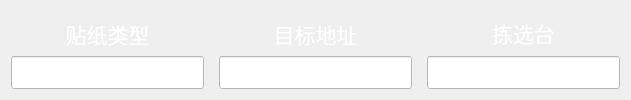
                  <widget class="QWidget" name="page_9">
                   <layout class="QGridLayout" name="gridLayout_4">
                    <item row="0" column="0">
                     <layout class="QHBoxLayout" name="horizontalLayout_5" stretch="1,1,1">
                      <property name="spacing">
                       <number>15</number>
                      </property>
                      <item>
                       <layout class="QVBoxLayout" name="verticalLayout_9">
                        <property name="spacing">
                         <number>0</number>
                        </property>
                        <item>
                         <widget class="QLabel" name="label_42">
                          <property name="font">
                           <font>
                            <pointsize>16</pointsize>
                           </font>
                          </property>
                          <property name="styleSheet">
                           <string notr="true">color:#ffffff</string>
                          </property>
                          <property name="text">
                           <string>贴纸类型</string>
                          </property>
                          <property name="alignment">
                           <set>Qt::AlignCenter</set>
                          </property>
                         </widget>
                        </item>
                        <item>
                         <widget class="QLineEdit" name="getLabelNoType">
                          <property name="sizePolicy">
                           <sizepolicy hsizetype="Preferred" vsizetype="Preferred">
                            <horstretch>0</horstretch>
                            <verstretch>0</verstretch>
                           </sizepolicy>
                          </property>
                          <property name="minimumSize">
                           <size>
                            <width>60</width>
                            <height>0</height>
                           </size>
                          </property>
                          <property name="maximumSize">
                           <size>
                            <width>300</width>
                            <height>33</height>
                           </size>
                          </property>
                          <property name="font">
                           <font>
                            <pointsize>16</pointsize>
                           </font>
                          </property>
                          <property name="styleSheet">
                           <string notr="true">background-color: rgb(255, 255, 255);</string>
                          </property>
                         </widget>
                        </item>
                       </layout>
                      </item>
                      <item>
                       <layout class="QVBoxLayout" name="verticalLayout_17">
                        <property name="spacing">
                         <number>0</number>
                        </property>
                        <item>
                         <widget class="QLabel" name="label_46">
                          <property name="font">
                           <font>
                            <pointsize>16</pointsize>
                           </font>
                          </property>
                          <property name="styleSheet">
                           <string notr="true">color:#ffffff</string>
                          </property>
                          <property name="text">
                           <string>目标地址</string>
                          </property>
                          <property name="alignment">
                           <set>Qt::AlignCenter</set>
                          </property>
                         </widget>
                        </item>
                        <item>
                         <widget class="QLineEdit" name="get_Todesc">
                          <property name="sizePolicy">
                           <sizepolicy hsizetype="Preferred" vsizetype="Preferred">
                            <horstretch>0</horstretch>
                            <verstretch>0</verstretch>
                           </sizepolicy>
                          </property>
                          <property name="minimumSize">
                           <size>
                            <width>60</width>
                            <height>0</height>
                           </size>
                          </property>
                          <property name="maximumSize">
                           <size>
                            <width>300</width>
                            <height>33</height>
                           </size>
                          </property>
                          <property name="font">
                           <font>
                            <pointsize>16</pointsize>
                           </font>
                          </property>
                          <property name="styleSheet">
                           <string notr="true">background-color: rgb(255, 255, 255);</string>
                          </property>
                         </widget>
                        </item>
                       </layout>
                      </item>
                      <item>
                       <layout class="QVBoxLayout" name="verticalLayout_12" stretch="1,1">
                        <property name="spacing">
                         <number>1</number>
                        </property>
                        <item>
                         <widget class="QLabel" name="label_37">
                          <property name="font">
                           <font>
                            <pointsize>16</pointsize>
                           </font>
                          </property>
                          <property name="styleSheet">
                           <string notr="true">color:#ffffff</string>
                          </property>
                          <property name="text">
                           <string>拣选台</string>
                          </property>
                          <property name="alignment">
                           <set>Qt::AlignCenter</set>
                          </property>
                         </widget>
                        </item>
                        <item>
                         <widget class="QLineEdit" name="GetoperaterIndex">
                          <property name="sizePolicy">
                           <sizepolicy hsizetype="Preferred" vsizetype="Preferred">
                            <horstretch>0</horstretch>
                            <verstretch>0</verstretch>
                           </sizepolicy>
                          </property>
                          <property name="maximumSize">
                           <size>
                            <width>16777215</width>
                            <height>33</height>
                           </size>
                          </property>
                          <property name="font">
                           <font>
                            <pointsize>16</pointsize>
                           </font>
                          </property>
                          <property name="styleSheet">
                           <string notr="true">background-color: rgb(255, 255, 255);
color: rgb(33, 33, 33);</string>
                          </property>
                         </widget>
                        </item>
                       </layout>
                      </item>
                     </layout>
                    </item>
                   </layout>
                  </widget>
